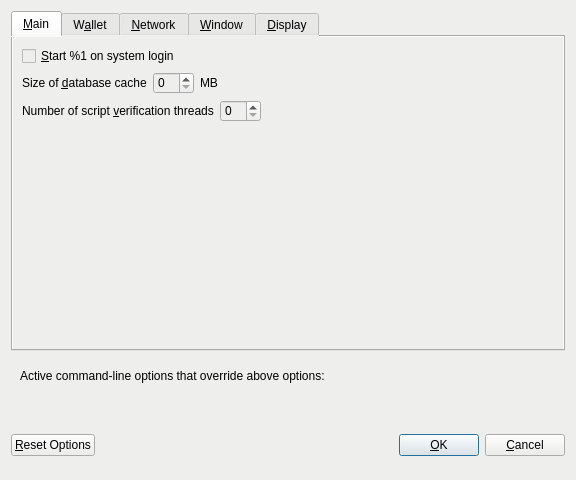
<?xml version="1.0" encoding="UTF-8"?>
<ui version="4.0">
 <class>OptionsDialog</class>
 <widget class="QDialog" name="OptionsDialog">
  <property name="geometry">
   <rect>
    <x>0</x>
    <y>0</y>
    <width>576</width>
    <height>480</height>
   </rect>
  </property>
  <property name="windowTitle">
   <string>Options</string>
  </property>
  <property name="styleSheet">
   <string notr="true">background-color: rgb(238, 238, 236);</string>
  </property>
  <property name="modal">
   <bool>true</bool>
  </property>
  <layout class="QVBoxLayout" name="verticalLayout">
   <item>
    <widget class="QTabWidget" name="tabWidget">
     <property name="currentIndex">
      <number>0</number>
     </property>
     <widget class="QWidget" name="tabMain">
      <attribute name="title">
       <string>&amp;Main</string>
      </attribute>
      <layout class="QVBoxLayout" name="verticalLayout_Main">
       <item>
        <widget class="QCheckBox" name="bitcoinAtStartup">
         <property name="toolTip">
          <string>Automatically start %1 after logging in to the system.</string>
         </property>
         <property name="text">
          <string>&amp;Start %1 on system login</string>
         </property>
        </widget>
       </item>
       <item>
        <layout class="QHBoxLayout" name="horizontalLayout_2_Main">
         <item>
          <widget class="QLabel" name="databaseCacheLabel">
           <property name="text">
            <string>Size of &amp;database cache</string>
           </property>
           <property name="textFormat">
            <enum>Qt::PlainText</enum>
           </property>
           <property name="buddy">
            <cstring>databaseCache</cstring>
           </property>
          </widget>
         </item>
         <item>
          <widget class="QSpinBox" name="databaseCache"/>
         </item>
         <item>
          <widget class="QLabel" name="databaseCacheUnitLabel">
           <property name="text">
            <string>MB</string>
           </property>
           <property name="textFormat">
            <enum>Qt::PlainText</enum>
           </property>
          </widget>
         </item>
         <item>
          <spacer name="horizontalSpacer_2_Main">
           <property name="orientation">
            <enum>Qt::Horizontal</enum>
           </property>
           <property name="sizeHint" stdset="0">
            <size>
             <width>40</width>
             <height>20</height>
            </size>
           </property>
          </spacer>
         </item>
        </layout>
       </item>
       <item>
        <layout class="QHBoxLayout" name="horizontalLayout_3_Main">
         <item>
          <widget class="QLabel" name="threadsScriptVerifLabel">
           <property name="text">
            <string>Number of script &amp;verification threads</string>
           </property>
           <property name="textFormat">
            <enum>Qt::PlainText</enum>
           </property>
           <property name="buddy">
            <cstring>threadsScriptVerif</cstring>
           </property>
          </widget>
         </item>
         <item>
          <widget class="QSpinBox" name="threadsScriptVerif">
           <property name="toolTip">
            <string>(0 = auto, &lt;0 = leave that many cores free)</string>
           </property>
          </widget>
         </item>
         <item>
          <spacer name="horizontalSpacer_3_Main">
           <property name="orientation">
            <enum>Qt::Horizontal</enum>
           </property>
           <property name="sizeHint" stdset="0">
            <size>
             <width>40</width>
             <height>20</height>
            </size>
           </property>
          </spacer>
         </item>
        </layout>
       </item>
       <item>
        <spacer name="verticalSpacer_Main">
         <property name="orientation">
          <enum>Qt::Vertical</enum>
         </property>
         <property name="sizeHint" stdset="0">
          <size>
           <width>20</width>
           <height>40</height>
          </size>
         </property>
        </spacer>
       </item>
      </layout>
     </widget>
     <widget class="QWidget" name="tabWallet">
      <attribute name="title">
       <string>W&amp;allet</string>
      </attribute>
      <layout class="QVBoxLayout" name="verticalLayout_Wallet">
       <item>
        <widget class="QGroupBox" name="groupBox">
         <property name="title">
          <string>Expert</string>
         </property>
         <layout class="QVBoxLayout" name="verticalLayout_2">
          <item>
           <widget class="QCheckBox" name="coinControlFeatures">
            <property name="toolTip">
             <string>Whether to show coin control features or not.</string>
            </property>
            <property name="text">
             <string>Enable coin &amp;control features</string>
            </property>
           </widget>
          </item>
          <item>
           <widget class="QCheckBox" name="showMasternodesTab">
            <property name="toolTip">
             <string>Show additional tab listing all your masternodes in first sub-tab&lt;br/&gt;and all masternodes on the network in second sub-tab.</string>
            </property>
            <property name="text">
             <string>Show Masternodes Tab</string>
            </property>
           </widget>
          </item>
          <item>
           <widget class="QCheckBox" name="showAdvancedPSUI">
            <property name="toolTip">
             <string>Show additional information and buttons for PrivateSend on overview screen.</string>
            </property>
            <property name="text">
             <string>Enable advanced PrivateSend interface</string>
            </property>
           </widget>
          </item>
          <item>
           <widget class="QCheckBox" name="lowKeysWarning">
            <property name="toolTip">
             <string>Show warning dialog when PrivateSend detects that wallet has very low number of keys left.</string>
            </property>
            <property name="text">
             <string>Warn if PrivateSend is running out of keys</string>
            </property>
           </widget>
          </item>
          <item>
           <widget class="QCheckBox" name="privateSendMultiSession">
            <property name="toolTip">
             <string>Whether to use experimental PrivateSend mode with multiple mixing sessions per block.&lt;br/&gt;Note: You must use this feature carefully.&lt;br/&gt;Make sure you always have recent wallet (auto)backup in a safe place!</string>
            </property>
            <property name="text">
             <string>Enable PrivateSend &amp;multi-session</string>
            </property>
           </widget>
          </item>
          <item>
           <widget class="QCheckBox" name="spendZeroConfChange">
            <property name="toolTip">
             <string>If you disable the spending of unconfirmed change, the change from a transaction&lt;br/&gt;cannot be used until that transaction has at least one confirmation.&lt;br/&gt;This also affects how your balance is computed.</string>
            </property>
            <property name="text">
             <string>&amp;Spend unconfirmed change</string>
            </property>
           </widget>
          </item>
         </layout>
        </widget>
       </item>
       <item>
        <layout class="QHBoxLayout" name="horizontalLayout_4_Wallet">
         <item>
          <widget class="QLabel" name="label">
           <property name="toolTip">
            <string>This setting determines the amount of individual masternodes that an input will be anonymized through.&lt;br/&gt;More rounds of anonymization gives a higher degree of privacy, but also costs more in fees.</string>
           </property>
           <property name="text">
            <string>PrivateSend rounds to use</string>
           </property>
          </widget>
         </item>
         <item>
          <widget class="QSpinBox" name="privateSendRounds">
           <property name="minimum">
            <number>2</number>
           </property>
           <property name="maximum">
            <number>8</number>
           </property>
           <property name="value">
            <number>4</number>
           </property>
          </widget>
         </item>
        </layout>
       </item>
       <item>
        <layout class="QHBoxLayout" name="horizontalLayout">
         <item>
          <widget class="QLabel" name="label_2">
           <property name="toolTip">
            <string>This amount acts as a threshold to turn off PrivateSend once it's reached.</string>
           </property>
           <property name="statusTip">
            <string notr="true"/>
           </property>
           <property name="whatsThis">
            <string notr="true"/>
           </property>
           <property name="accessibleName">
            <string notr="true"/>
           </property>
           <property name="accessibleDescription">
            <string notr="true"/>
           </property>
           <property name="text">
            <string>Amount of Super8 to keep anonymized</string>
           </property>
          </widget>
         </item>
         <item>
          <widget class="QSpinBox" name="privateSendAmount">
           <property name="minimum">
            <number>2</number>
           </property>
           <property name="maximum">
            <number>2000</number>
           </property>
           <property name="singleStep">
            <number>10</number>
           </property>
           <property name="value">
            <number>1000</number>
           </property>
          </widget>
         </item>
        </layout>
       </item>
       <item>
        <spacer name="verticalSpacer_Wallet">
         <property name="orientation">
          <enum>Qt::Vertical</enum>
         </property>
         <property name="sizeHint" stdset="0">
          <size>
           <width>20</width>
           <height>40</height>
          </size>
         </property>
        </spacer>
       </item>
      </layout>
     </widget>
     <widget class="QWidget" name="tabNetwork">
      <attribute name="title">
       <string>&amp;Network</string>
      </attribute>
      <layout class="QVBoxLayout" name="verticalLayout_Network">
       <item>
        <widget class="QCheckBox" name="mapPortUpnp">
         <property name="toolTip">
          <string>Automatically open the Super8 Core client port on the router. This only works when your router supports UPnP and it is enabled.</string>
         </property>
         <property name="text">
          <string>Map port using &amp;UPnP</string>
         </property>
        </widget>
       </item>
       <item>
        <widget class="QCheckBox" name="allowIncoming">
         <property name="toolTip">
          <string>Accept connections from outside</string>
         </property>
         <property name="text">
          <string>Allow incoming connections</string>
         </property>
        </widget>
       </item>
       <item>
        <widget class="QCheckBox" name="connectSocks">
         <property name="toolTip">
          <string>Connect to the Super8 network through a SOCKS5 proxy.</string>
         </property>
         <property name="text">
          <string>&amp;Connect through SOCKS5 proxy (default proxy):</string>
         </property>
        </widget>
       </item>
       <item>
        <layout class="QHBoxLayout" name="horizontalLayout_1_Network">
         <item>
          <widget class="QLabel" name="proxyIpLabel">
           <property name="text">
            <string>Proxy &amp;IP:</string>
           </property>
           <property name="textFormat">
            <enum>Qt::PlainText</enum>
           </property>
           <property name="buddy">
            <cstring>proxyIp</cstring>
           </property>
          </widget>
         </item>
         <item>
          <widget class="QValidatedLineEdit" name="proxyIp">
           <property name="minimumSize">
            <size>
             <width>140</width>
             <height>0</height>
            </size>
           </property>
           <property name="maximumSize">
            <size>
             <width>140</width>
             <height>16777215</height>
            </size>
           </property>
           <property name="toolTip">
            <string>IP address of the proxy (e.g. IPv4: 127.0.0.1 / IPv6: ::1)</string>
           </property>
          </widget>
         </item>
         <item>
          <widget class="QLabel" name="proxyPortLabel">
           <property name="text">
            <string>&amp;Port:</string>
           </property>
           <property name="textFormat">
            <enum>Qt::PlainText</enum>
           </property>
           <property name="buddy">
            <cstring>proxyPort</cstring>
           </property>
          </widget>
         </item>
         <item>
          <widget class="QLineEdit" name="proxyPort">
           <property name="minimumSize">
            <size>
             <width>55</width>
             <height>0</height>
            </size>
           </property>
           <property name="maximumSize">
            <size>
             <width>55</width>
             <height>16777215</height>
            </size>
           </property>
           <property name="toolTip">
            <string>Port of the proxy (e.g. 9050)</string>
           </property>
          </widget>
         </item>
         <item>
          <spacer name="horizontalSpacer_1_Network">
           <property name="orientation">
            <enum>Qt::Horizontal</enum>
           </property>
           <property name="sizeHint" stdset="0">
            <size>
             <width>40</width>
             <height>20</height>
            </size>
           </property>
          </spacer>
         </item>
        </layout>
       </item>
       <item>
        <layout class="QHBoxLayout" name="horizontalLayout_2_Network">
         <item>
          <widget class="QLabel" name="proxyActiveNets">
           <property name="text">
            <string>Used for reaching peers via:</string>
           </property>
           <property name="textFormat">
            <enum>Qt::PlainText</enum>
           </property>
          </widget>
         </item>
         <item>
          <widget class="QCheckBox" name="proxyReachIPv4">
           <property name="enabled">
            <bool>false</bool>
           </property>
           <property name="toolTip">
            <string>Shows, if the supplied default SOCKS5 proxy is used to reach peers via this network type.</string>
           </property>
           <property name="text">
            <string/>
           </property>
          </widget>
         </item>
         <item>
          <widget class="QLabel" name="proxyReachIPv4Label">
           <property name="text">
            <string>IPv4</string>
           </property>
           <property name="textFormat">
            <enum>Qt::PlainText</enum>
           </property>
          </widget>
         </item>
         <item>
          <widget class="QCheckBox" name="proxyReachIPv6">
           <property name="enabled">
            <bool>false</bool>
           </property>
           <property name="toolTip">
            <string>Shows, if the supplied default SOCKS5 proxy is used to reach peers via this network type.</string>
           </property>
           <property name="text">
            <string/>
           </property>
          </widget>
         </item>
         <item>
          <widget class="QLabel" name="proxyReachIPv6Label">
           <property name="text">
            <string>IPv6</string>
           </property>
           <property name="textFormat">
            <enum>Qt::PlainText</enum>
           </property>
          </widget>
         </item>
         <item>
          <widget class="QCheckBox" name="proxyReachTor">
           <property name="enabled">
            <bool>false</bool>
           </property>
           <property name="toolTip">
            <string>Shows, if the supplied default SOCKS5 proxy is used to reach peers via this network type.</string>
           </property>
           <property name="text">
            <string/>
           </property>
          </widget>
         </item>
         <item>
          <widget class="QLabel" name="proxyReachTorLabel">
           <property name="text">
            <string>Tor</string>
           </property>
           <property name="textFormat">
            <enum>Qt::PlainText</enum>
           </property>
          </widget>
         </item>
         <item>
          <spacer name="horizontalSpacer_2_Network">
           <property name="orientation">
            <enum>Qt::Horizontal</enum>
           </property>
           <property name="sizeHint" stdset="0">
            <size>
             <width>40</width>
             <height>20</height>
            </size>
           </property>
          </spacer>
         </item>
        </layout>
       </item>
       <item>
        <widget class="QCheckBox" name="connectSocksTor">
         <property name="toolTip">
          <string>Connect to the Super8 network through a separate SOCKS5 proxy for Tor hidden services.</string>
         </property>
         <property name="text">
          <string>Use separate SOCKS5 proxy to reach peers via Tor hidden services:</string>
         </property>
        </widget>
       </item>
       <item>
        <layout class="QHBoxLayout" name="horizontalLayout_3_Network">
         <item>
          <widget class="QLabel" name="proxyIpTorLabel">
           <property name="text">
            <string>Proxy &amp;IP:</string>
           </property>
           <property name="textFormat">
            <enum>Qt::PlainText</enum>
           </property>
           <property name="buddy">
            <cstring>proxyIpTor</cstring>
           </property>
          </widget>
         </item>
         <item>
          <widget class="QValidatedLineEdit" name="proxyIpTor">
           <property name="minimumSize">
            <size>
             <width>140</width>
             <height>0</height>
            </size>
           </property>
           <property name="maximumSize">
            <size>
             <width>140</width>
             <height>16777215</height>
            </size>
           </property>
           <property name="toolTip">
            <string>IP address of the proxy (e.g. IPv4: 127.0.0.1 / IPv6: ::1)</string>
           </property>
          </widget>
         </item>
         <item>
          <widget class="QLabel" name="proxyPortTorLabel">
           <property name="text">
            <string>&amp;Port:</string>
           </property>
           <property name="textFormat">
            <enum>Qt::PlainText</enum>
           </property>
           <property name="buddy">
            <cstring>proxyPortTor</cstring>
           </property>
          </widget>
         </item>
         <item>
          <widget class="QLineEdit" name="proxyPortTor">
           <property name="minimumSize">
            <size>
             <width>55</width>
             <height>0</height>
            </size>
           </property>
           <property name="maximumSize">
            <size>
             <width>55</width>
             <height>16777215</height>
            </size>
           </property>
           <property name="toolTip">
            <string>Port of the proxy (e.g. 9050)</string>
           </property>
          </widget>
         </item>
         <item>
          <spacer name="horizontalSpacer_4_Network">
           <property name="orientation">
            <enum>Qt::Horizontal</enum>
           </property>
           <property name="sizeHint" stdset="0">
            <size>
             <width>40</width>
             <height>20</height>
            </size>
           </property>
          </spacer>
         </item>
        </layout>
       </item>
       <item>
        <spacer name="verticalSpacer_Network">
         <property name="orientation">
          <enum>Qt::Vertical</enum>
         </property>
         <property name="sizeHint" stdset="0">
          <size>
           <width>20</width>
           <height>40</height>
          </size>
         </property>
        </spacer>
       </item>
      </layout>
     </widget>
     <widget class="QWidget" name="tabWindow">
      <attribute name="title">
       <string>&amp;Window</string>
      </attribute>
      <layout class="QVBoxLayout" name="verticalLayout_Window">
       <item>
        <widget class="QCheckBox" name="hideTrayIcon">
         <property name="toolTip">
          <string>&amp;Hide the icon from the system tray.</string>
         </property>
         <property name="text">
          <string>Hide tray icon</string>
         </property>
        </widget>
       </item>
       <item>
        <widget class="QCheckBox" name="minimizeToTray">
         <property name="toolTip">
          <string>Show only a tray icon after minimizing the window.</string>
         </property>
         <property name="text">
          <string>&amp;Minimize to the tray instead of the taskbar</string>
         </property>
        </widget>
       </item>
       <item>
        <widget class="QCheckBox" name="minimizeOnClose">
         <property name="toolTip">
          <string>Minimize instead of exit the application when the window is closed. When this option is enabled, the application will be closed only after selecting Exit in the menu.</string>
         </property>
         <property name="text">
          <string>M&amp;inimize on close</string>
         </property>
        </widget>
       </item>
       <item>
        <spacer name="verticalSpacer_Window">
         <property name="orientation">
          <enum>Qt::Vertical</enum>
         </property>
         <property name="sizeHint" stdset="0">
          <size>
           <width>20</width>
           <height>40</height>
          </size>
         </property>
        </spacer>
       </item>
      </layout>
     </widget>
     <widget class="QWidget" name="tabDisplay">
      <attribute name="title">
       <string>&amp;Display</string>
      </attribute>
      <layout class="QVBoxLayout" name="verticalLayout_Display">
       <item>
        <layout class="QHBoxLayout" name="horizontalLayout_1_Display">
         <item>
          <widget class="QLabel" name="langLabel">
           <property name="text">
            <string>User Interface &amp;language:</string>
           </property>
           <property name="textFormat">
            <enum>Qt::PlainText</enum>
           </property>
           <property name="buddy">
            <cstring>lang</cstring>
           </property>
          </widget>
         </item>
         <item>
          <widget class="QValueComboBox" name="lang">
           <property name="toolTip">
            <string>The user interface language can be set here. This setting will take effect after restarting %1.</string>
           </property>
          </widget>
         </item>
        </layout>
       </item>
       <item>
        <widget class="QLabel" name="label_3">
         <property name="toolTip">
          <string notr="true"/>
         </property>
         <property name="statusTip">
          <string notr="true"/>
         </property>
         <property name="whatsThis">
          <string notr="true"/>
         </property>
         <property name="accessibleName">
          <string notr="true"/>
         </property>
         <property name="text">
          <string>Language missing or translation incomplete? Help contributing translations here:
https://www.transifex.com/projects/p/super8/</string>
         </property>
         <property name="wordWrap">
          <bool>true</bool>
         </property>
         <property name="openExternalLinks">
          <bool>true</bool>
         </property>
         <property name="textInteractionFlags">
          <set>Qt::TextBrowserInteraction</set>
         </property>
        </widget>
       </item>
       <item>
        <layout class="QHBoxLayout" name="horizontalLayout_4_Display" stretch="0,0">
         <item>
          <widget class="QLabel" name="themeLabel">
           <property name="text">
            <string>User Interface Theme:</string>
           </property>
          </widget>
         </item>
         <item>
          <widget class="QValueComboBox" name="theme"/>
         </item>
        </layout>
       </item>
       <item>
        <widget class="Line" name="line">
         <property name="orientation">
          <enum>Qt::Horizontal</enum>
         </property>
        </widget>
       </item>
       <item>
        <layout class="QHBoxLayout" name="horizontalLayout_2_Display">
         <item>
          <widget class="QLabel" name="unitLabel">
           <property name="text">
            <string>&amp;Unit to show amounts in:</string>
           </property>
           <property name="textFormat">
            <enum>Qt::PlainText</enum>
           </property>
           <property name="buddy">
            <cstring>unit</cstring>
           </property>
          </widget>
         </item>
         <item>
          <widget class="QValueComboBox" name="unit">
           <property name="toolTip">
            <string>Choose the default subdivision unit to show in the interface and when sending coins.</string>
           </property>
          </widget>
         </item>
        </layout>
       </item>
       <item>
        <layout class="QHBoxLayout" name="horizontalLayout_5_Display">
         <item>
          <widget class="QLabel" name="digitsLabel">
           <property name="text">
            <string>Decimal digits</string>
           </property>
          </widget>
         </item>
         <item>
          <widget class="QValueComboBox" name="digits"/>
         </item>
        </layout>
       </item>
       <item>
        <layout class="QHBoxLayout" name="horizontalLayout_3_Display">
         <item>
          <widget class="QLabel" name="thirdPartyTxUrlsLabel">
           <property name="toolTip">
            <string>Third party URLs (e.g. a block explorer) that appear in the transactions tab as context menu items.&lt;br/&gt;%s in the URL is replaced by transaction hash. Multiple URLs are separated by vertical bar |.</string>
           </property>
           <property name="text">
            <string>Third party transaction URLs</string>
           </property>
           <property name="buddy">
            <cstring>thirdPartyTxUrls</cstring>
           </property>
          </widget>
         </item>
         <item>
          <widget class="QLineEdit" name="thirdPartyTxUrls">
           <property name="toolTip">
            <string>Third party URLs (e.g. a block explorer) that appear in the transactions tab as context menu items.&lt;br/&gt;%s in the URL is replaced by transaction hash. Multiple URLs are separated by vertical bar |.</string>
           </property>
          </widget>
         </item>
        </layout>
       </item>
       <item>
        <spacer name="verticalSpacer">
         <property name="orientation">
          <enum>Qt::Vertical</enum>
         </property>
         <property name="sizeHint" stdset="0">
          <size>
           <width>20</width>
           <height>40</height>
          </size>
         </property>
        </spacer>
       </item>
      </layout>
     </widget>
    </widget>
   </item>
   <item>
    <widget class="QFrame" name="frame">
     <layout class="QVBoxLayout" name="verticalLayout_Bottom">
      <item>
       <layout class="QHBoxLayout" name="horizontalLayout_Bottom">
        <item>
         <widget class="QLabel" name="overriddenByCommandLineInfoLabel">
          <property name="text">
           <string>Active command-line options that override above options:</string>
          </property>
          <property name="textFormat">
           <enum>Qt::PlainText</enum>
          </property>
         </widget>
        </item>
        <item>
         <spacer name="horizontalSpacer_Bottom">
          <property name="orientation">
           <enum>Qt::Horizontal</enum>
          </property>
          <property name="sizeHint" stdset="0">
           <size>
            <width>40</width>
            <height>20</height>
           </size>
          </property>
         </spacer>
        </item>
       </layout>
      </item>
      <item>
       <widget class="QLabel" name="overriddenByCommandLineLabel">
        <property name="text">
         <string/>
        </property>
        <property name="textFormat">
         <enum>Qt::PlainText</enum>
        </property>
        <property name="wordWrap">
         <bool>true</bool>
        </property>
       </widget>
      </item>
     </layout>
    </widget>
   </item>
   <item>
    <layout class="QHBoxLayout" name="horizontalLayout_Buttons">
     <item>
      <widget class="QPushButton" name="resetButton">
       <property name="toolTip">
        <string>Reset all client options to default.</string>
       </property>
       <property name="text">
        <string>&amp;Reset Options</string>
       </property>
       <property name="autoDefault">
        <bool>false</bool>
       </property>
      </widget>
     </item>
     <item>
      <spacer name="horizontalSpacer_1">
       <property name="orientation">
        <enum>Qt::Horizontal</enum>
       </property>
       <property name="sizeHint" stdset="0">
        <size>
         <width>40</width>
         <height>48</height>
        </size>
       </property>
      </spacer>
     </item>
     <item>
      <widget class="QLabel" name="statusLabel">
       <property name="minimumSize">
        <size>
         <width>200</width>
         <height>0</height>
        </size>
       </property>
       <property name="font">
        <font>
         <weight>75</weight>
         <bold>true</bold>
        </font>
       </property>
       <property name="text">
        <string/>
       </property>
       <property name="textFormat">
        <enum>Qt::PlainText</enum>
       </property>
       <property name="wordWrap">
        <bool>true</bool>
       </property>
      </widget>
     </item>
     <item>
      <spacer name="horizontalSpacer_2">
       <property name="orientation">
        <enum>Qt::Horizontal</enum>
       </property>
       <property name="sizeHint" stdset="0">
        <size>
         <width>40</width>
         <height>48</height>
        </size>
       </property>
      </spacer>
     </item>
     <item>
      <widget class="QPushButton" name="okButton">
       <property name="text">
        <string>&amp;OK</string>
       </property>
       <property name="autoDefault">
        <bool>false</bool>
       </property>
       <property name="default">
        <bool>true</bool>
       </property>
      </widget>
     </item>
     <item>
      <widget class="QPushButton" name="cancelButton">
       <property name="text">
        <string>&amp;Cancel</string>
       </property>
       <property name="autoDefault">
        <bool>false</bool>
       </property>
      </widget>
     </item>
    </layout>
   </item>
  </layout>
 </widget>
 <customwidgets>
  <customwidget>
   <class>QValidatedLineEdit</class>
   <extends>QLineEdit</extends>
   <header>qvalidatedlineedit.h</header>
  </customwidget>
  <customwidget>
   <class>QValueComboBox</class>
   <extends>QComboBox</extends>
   <header>qvaluecombobox.h</header>
  </customwidget>
 </customwidgets>
 <resources/>
 <connections/>
</ui>
